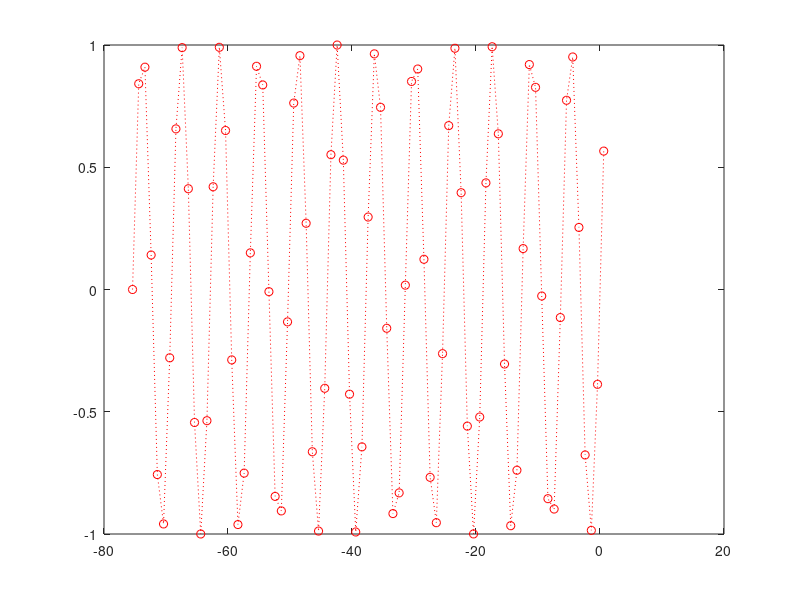
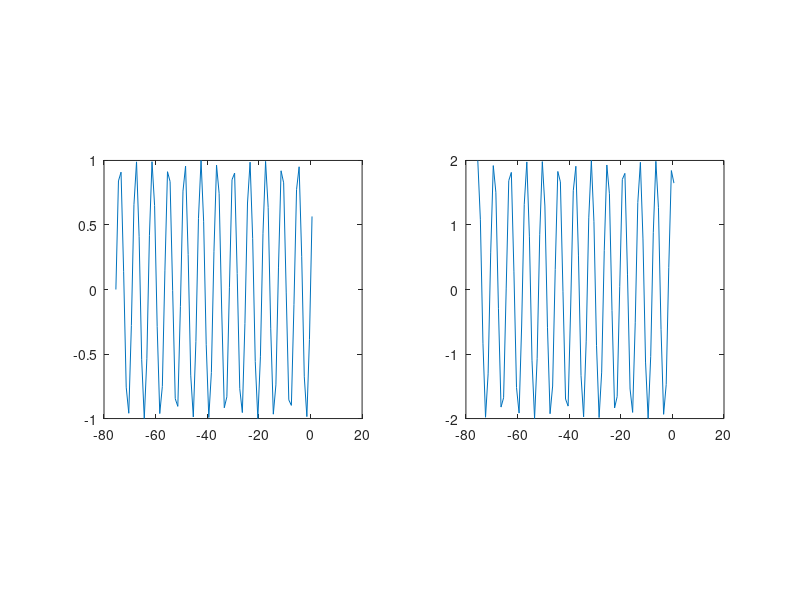
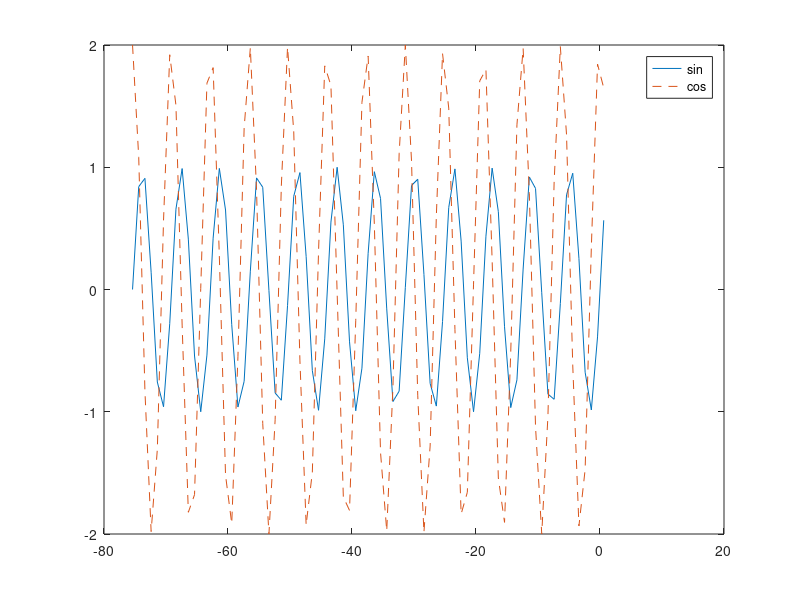

The MATLAB source for these figures, in order:
figure;
x = pi*-24:24/24;
plot(x, sin(x));
xlabel('radiani'); 
ylabel('valoare sin'); 
title('incercare');
close all; 
plot(x, sin(x),'or'); 
plot(x, sin(x),'or:'); 


figure;
subplot(1, 2, 1);
plot(x, sin(x));
axis square;
subplot(1, 2, 2);
plot(x, 2*cos(x));
axis square;

figure;
plot(x, sin(x));
hold on;
plot(x, 2*cos(x), '--');
legend('sin', 'cos');
hold off;